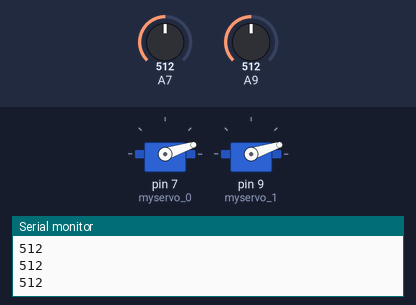
Bench run of a sketch on a simulated Arduino Mega 2560, built with avr-gcc and run on an emulated ATmega2560. On the bench: 2 × servo, the last lines printed to the serial monitor. Inputs (shaded band) come from the test bench; at power-on: A7 = 512, A9 = 512.

Above: at 1.2 s.
1.3 s: A7 set to 490
At 2.3 s:
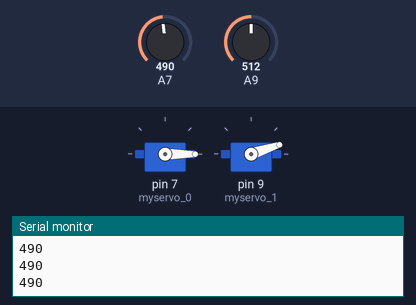
2.8 s: A9 set to 490
At 4.0 s:
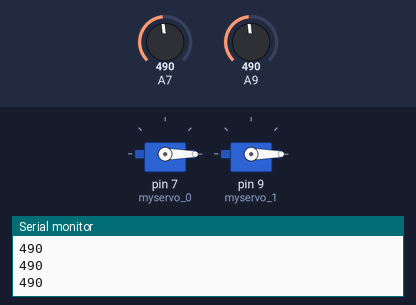
4.3 s: A7 set to 510
At 4.9 s:
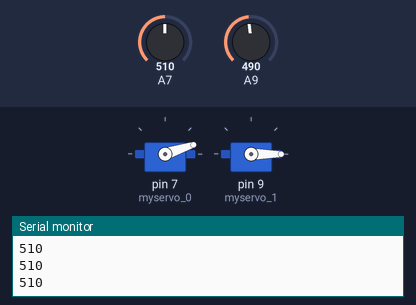
Timing chart, 0 to 7.3 s (numbered marks = the images above; inputs shaded):
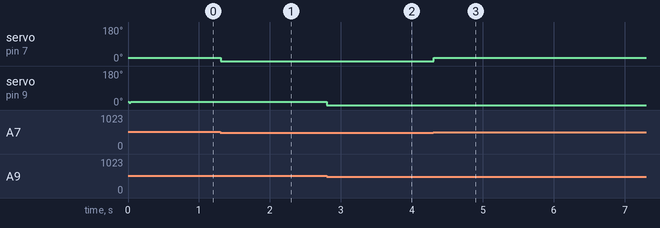

Measured:
- after the input at 1.3 s, servo on pin 7 (myservo_0): 18° → 0° at once
- after the input at 2.8 s, servo on pin 9 (myservo_1): 18° → 0° at once
- after the input at 4.3 s, servo on pin 7 (myservo_0): 0° → 18° at once

The sketch:

servoPlay.ino
```cpp
#include <Servo.h>
Servo myservo_0;
Servo myservo_1;
Servo myservo_2;
Servo myservo_3;

void setup() {

myservo_0.attach (7);
myservo_1.attach (9);
//myservo_2.attach (11);
//myservo_3.attach (13);

pinMode(A7, INPUT);
pinMode(A9, INPUT);
//pinMode(A11, INPUT);
//pinMode(A13, INPUT);
Serial.begin(9600);
}

void loop() {

int light_0 = analogRead(A7);
Serial.println(light_0);
int light_1 = analogRead(A9);
//Serial.println(light_1);
//int light_2 = analogRead(A11);
//Serial.println(light_2);
//int light_3 = analogRead(A13);
//Serial.println(light_3);


if(light_0 > 500)
 {

for (int angle_0=0; angle_0<20; angle_0+=3)
     {
      myservo_0.write(angle_0);

     }
  }
else
{
  int angle_0=0;
  myservo_0.write(angle_0);
//  delay(5);
 }


if(light_1 > 500)
 {

for (int angle_1=0; angle_1<20; angle_1+=3)
     {
      myservo_1.write(angle_1);
//      delay(5);
     }
  }
else
{
  int angle_1=0;
  myservo_1.write(angle_1);
//  delay(5);
 }
//
//
//
//if(light_2 > 500)
// {
//
//for (int angle_2=0; angle_2<30; angle_2+=3)
//     {
//      myservo_2.write(angle_2);
////      delay(5);
//     }
//  }
//else
//{
//  int angle_2=0;
//  myservo_2.write(angle_2);
////  delay(5);
// }

//
//
//
// if(light_3 > 400)
// {
//
//for (int angle_3=0; angle_3<90; angle_3+=3)
//     {
//      myservo_3.write(angle_3);
//      delay(5);
//     }
//  }
//else
//{
//  int angle_3=0;
//  myservo_3.write(angle_3);
//  delay(1);
// }

}
```
